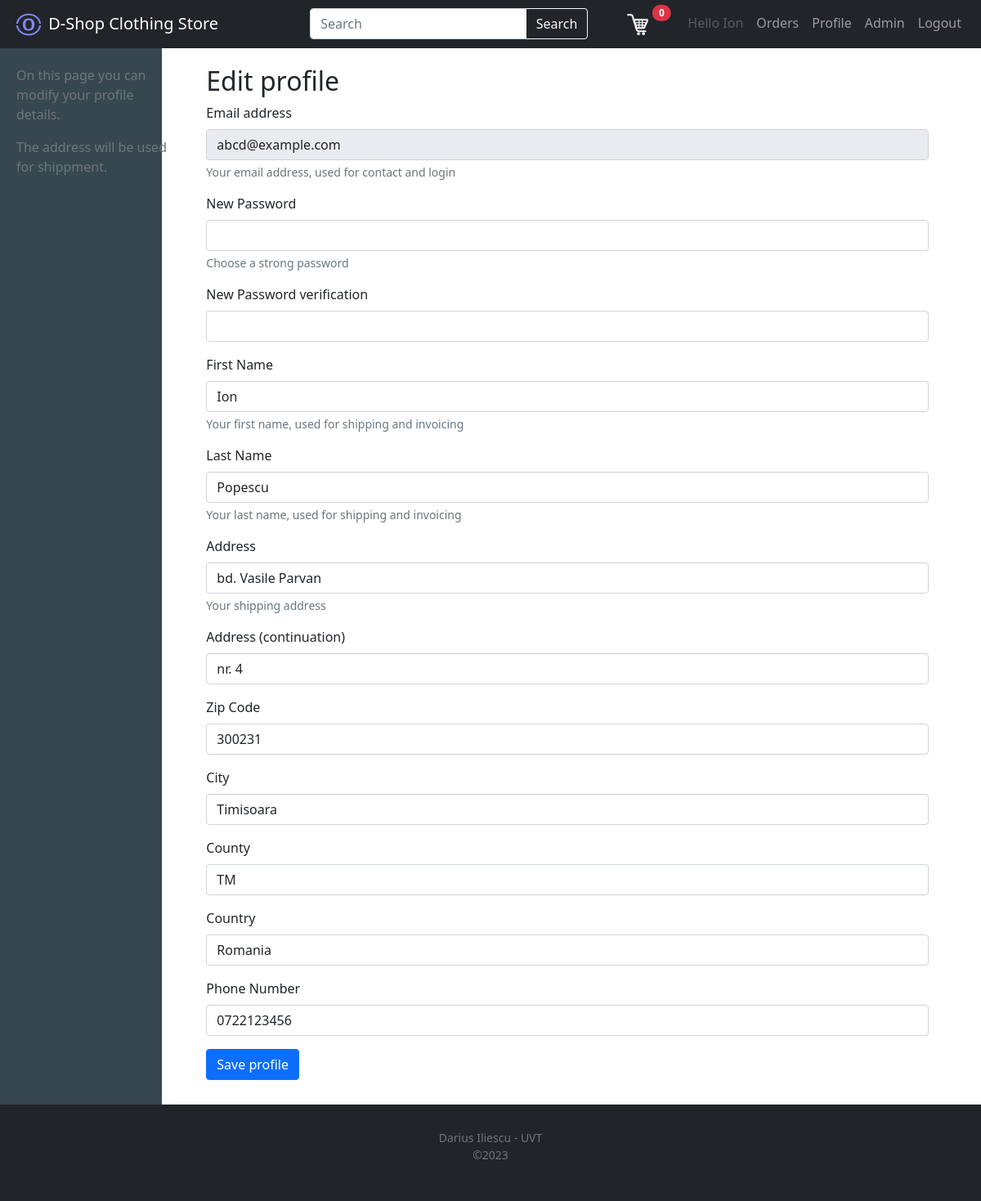
The app's page /account/profile/edit (signed in) with its own data.
### tables this page shows
CREATE TABLE "users" (
	"userId"	INTEGER,
	"password"	TEXT,
	"email"	TEXT,
	"fName"	TEXT,
	"lName"	TEXT,
	"addr1"	TEXT,
	"addr2"	TEXT,
	"zip"	TEXT,
	"city"	TEXT,
	"county"	TEXT,
	"country"	TEXT,
	"mobile"	TEXT,
	PRIMARY KEY("userId")
);

### main.py (the view)
@app.route("/account/profile/edit")
def editProfile():
    if 'email' not in session:
        return redirect(url_for('root'))
    loggedIn, fName, itemsNo, userI, isAdmin = getLoginDetails()
    with sqlite3.connect('database.db') as cnn:
        crs = cnn.cursor()
        crs.execute("SELECT userId, email, fName, lName, addr1, addr2, zip, city, county, country, mobile FROM users WHERE email = ?", (session['email'], ))
        profileData = crs.fetchone()
    cnn.close()
    return render_template("editProfile.html", profileData=profileData, loggedIn=loggedIn, fName=fName, itemsNo=itemsNo, isAdmin=isAdmin)

### main.py (called while the page is built)
def getLoginDetails():
    isAdmin = False
    with sqlite3.connect('database.db') as cnn:
        crs = cnn.cursor()
        if 'email' not in session:
            loggedIn = False
            fName = ''
            itemsNo = 0
            userId = 0
        else:
            loggedIn = True
            crs.execute('SELECT userId, fName FROM users WHERE email = ?', (session['email'], ))
            userId, fName = crs.fetchone()
            crs.execute('SELECT count(prodId) FROM cart WHERE userId = ?', (userId, ))
            itemsNo = crs.fetchone()[0]
            crs.execute('SELECT role from users_roles WHERE userId = ?', (userId, ))
            role = crs.fetchone()
            if role:
                isAdmin = (role[0] == 'admin')
    cnn.close()
    return (loggedIn, fName, itemsNo, userId, isAdmin)

### templates/editProfile.html
{% extends "main.html" %}
{% block body %}
	<h2>Edit profile</h2>
	<form action="/updateProfile" method="POST">
		<div class="mb-3">
			<label for="exampleInputEmail1" class="form-label">Email address</label>
			<input type="email" class="form-control" value="{{profileData[1]}}"name="email" readonly="readonly" aria-describedby="emailHelp">
			<div id="emailHelp" class="form-text">Your email address, used for contact and login</div>
		</div>
		<div class="mb-3">
			<label class="form-label">New Password</label>
			<input type="password" class="form-control" name="password">
			<div id="emailHelp" class="form-text">Choose a strong password</div>
		</div>
		<div class="mb-3">
			<label class="form-label">New Password verification</label>
			<input type="password" class="form-control" name="cpassword">
		</div>
		<div class="mb-3">
			<label class="form-label">First Name</label>
			<input type="text" class="form-control" name="fName" value="{{profileData[2]}}">
			<div class="form-text">Your first name, used for shipping and invoicing</div>
		</div>
		<div class="mb-3">
			<label class="form-label">Last Name</label>
			<input type="text" class="form-control" name="lName" value="{{profileData[3]}}">
			<div class="form-text">Your last name, used for shipping and invoicing</div>
		</div>
		<div class="mb-3">
			<label class="form-label">Address</label>
			<input class="form-control" type="text" name="addr1" value="{{profileData[4]}}">
			<div class="form-text">Your shipping address</div>
		</div>
		<div class="mb-3">
			<label class="form-label">Address (continuation)</label>
			<input class="form-control" type="text" name="addr2" value="{{profileData[5]}}">
		</div>
		<div class="mb-3">
			<label class="form-label">Zip Code</label>
			<input class="form-control" type="text" name="zip" value={{profileData[6]}}>
		</div>
		<div class="mb-3">
			<label class="form-label">City</label>
			<input class="form-control" type="text" name="city" value={{profileData[7]}}>
		</div>
		<div class="mb-3">
			<label class="form-label">County</label>
			<input class="form-control" type="text" name="county" value={{profileData[8]}}>
		</div>
		<div class="mb-3">
			<label class="form-label">Country</label>
			<input class="form-control" type="text" name="country" value={{profileData[9]}}>
		</div>
		<div class="mb-3">
			<label class="form-label">Phone Number</label>
			<input class="form-control" type="text" name="mobile" value={{profileData[10]}}>
		</div>
		<button type="submit"  class="btn btn-primary">Save profile</button>
	</form>
{% endblock %}

### templates/menu.html
<nav class="navbar fixed-top  navbar-expand-lg navbar-dark bg-dark justify-content-between">
    <a class="navbar-brand mx-3" href="/">
        <img class="mx-1" id="logo" src={{ url_for('static', filename='images/logo.png' ) }} width="30" height="30"
            class="d-inline-block align-top" />
        D-Shop Clothing Store
    </a>
    <form class=" w-100 mx-5" action="/search" method="POST">
        <div class="flex-row  w-80  ml-auto mr-auto input-group mx-5">
            <input class="form-control mr-sm-2 flex-grow-1" type="search" placeholder="Search" aria-label="Search" value="{% if searchQuery is not none %}{{searchQuery}}{% endif %}" name="searchQuery">
            <button class="btn btn-outline-light my-2 my-sm-0" type="submit">Search</button>
        </div>
    </form>
    <ul class="navbar-nav mr-auto mx-3">
        <li class="nav-item mx-4 text-nowrap" style="width: 50px">
            <a class="nav-link text-nowrap  position-relative" href="/cart">
                <img width="26px" src={{url_for('static', filename='images/shoppingCart.png' )}}  />
                 <span class="position-absolute top-5 start-100 translate-middle badge rounded-pill bg-danger">{{itemsNo}}</span>
            </a>
        </li>
        {% if not loggedIn %}
            <li class="nav-item text-nowrap">
                <a class="nav-link" href="/loginForm">Sign In</a>
            </li>
        {% else %}
            <li class="nav-item text-white text-nowrap">
               <a class="nav-link disabled" > Hello {{fName}}</a>
            </li>
            <li class="nav-item text-nowrap">
                <a class="nav-link" href="/account/orders">Orders</a>
            </li>
            <li class="nav-item text-nowrap">
                <a class="nav-link" href="/account/profile/edit">Profile</a>
            </li>
            {% if isAdmin %}
            <li class="nav-item text-nowrap">
                <a class="nav-link" href="/admin">Admin</a>
            </li>
            {% endif %}
            <li class="nav-item text-nowrap">
                <a class="nav-link" href="/logout">Logout</a>
            </li>
        {% endif %}
    </ul>
</nav>

### records on screen
users: fName "Ion", email "abcd@example.com", lName "Popescu", addr1 "bd. Vasile Parvan", addr2 "nr. 4", zip "300231", city "Timisoara", county "TM", country "Romania", mobile "0722123456"

### other values on screen
{{ itemsNo }} "0"
